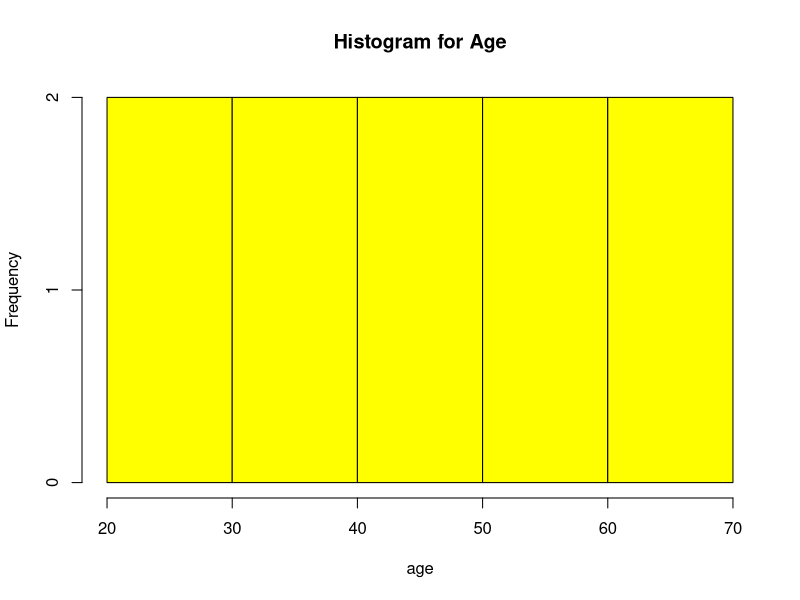

Generate this figure with R:
age <- c(25, 30, 35, 40, 45, 50, 55, 60, 65, 70)
hist(age, main = "Histogram for Age",ylab = "Frequency",col = "yellow", border = "black")
